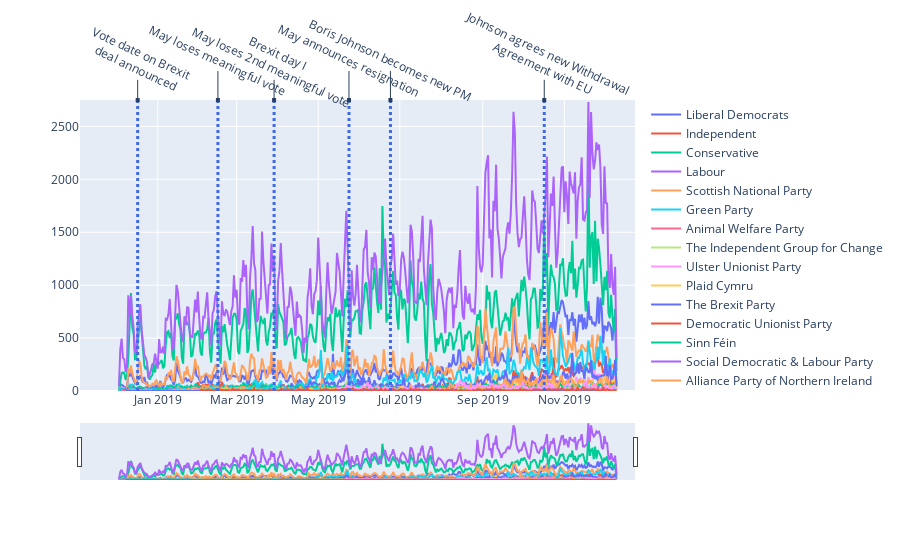

Source (notebook cell):
### Code cell
plot_party_sentiment("preprocessed/ppc_accounts_timeline_year_sentiment.csv",'D', 0, 2750)

### Figure 1 — Plotly figure (JSON) as saved in the notebook; plotly's stock layout.template omitted (floating-point values rounded to 4 significant figures; data arrays with more than 128 entries replaced by an {"elided": "..."} marker saying what was removed)
{"data": [{"name": "Liberal Democrats", "type": "scatter", "x": {"elided": "373 str values"}, "y": {"elided": "373 int values"}}, {"name": "Independent", "type": "scatter", "x": {"elided": "373 str values"}, "y": {"elided": "373 int values"}}, {"name": "Conservative", "type": "scatter", "x": {"elided": "373 str values"}, "y": {"elided": "373 int values"}}, {"name": "Labour", "type": "scatter", "x": {"elided": "373 str values"}, "y": {"elided": "373 int values"}}, {"name": "Scottish National Party", "type": "scatter", "x": {"elided": "373 str values"}, "y": {"elided": "373 int values"}}, {"name": "Green Party", "type": "scatter", "x": {"elided": "373 str values"}, "y": {"elided": "373 int values"}}, {"name": "Animal Welfare Party", "type": "scatter", "x": {"elided": "187 str values"}, "y": {"elided": "187 int values"}}, {"name": "The Independent Group for Change", "type": "scatter", "x": {"elided": "351 str values"}, "y": {"elided": "351 int values"}}, {"name": "Ulster Unionist Party", "type": "scatter", "x": {"elided": "365 str values"}, "y": {"elided": "365 int values"}}, {"name": "Plaid Cymru", "type": "scatter", "x": {"elided": "315 str values"}, "y": {"elided": "315 int values"}}, {"name": "The Brexit Party", "type": "scatter", "x": {"elided": "372 str values"}, "y": {"elided": "372 int values"}}, {"name": "Democratic Unionist Party", "type": "scatter", "x": {"elided": "365 str values"}, "y": {"elided": "365 int values"}}, {"name": "Sinn Féin", "type": "scatter", "x": {"elided": "366 str values"}, "y": {"elided": "366 int values"}}, {"name": "Social Democratic & Labour Party", "type": "scatter", "x": {"elided": "365 str values"}, "y": {"elided": "365 int values"}}, {"name": "Alliance Party of Northern Ireland", "type": "scatter", "x": {"elided": "364 str values"}, "y": {"elided": "364 int values"}}, {"name": "UK Independence Party", "type": "scatter", "x": {"elided": "366 str values"}, "y": {"elided": "366 int values"}}, {"name": "Birkenhead Social Justice Party", "type": "scatter", "x": {"elided": "211 str values"}, "y": {"elided": "211 int values"}}, {"name": "People Before Profit Alliance", "type": "scatter", "x": {"elided": "315 str values"}, "y": {"elided": "315 int values"}}, {"name": "English Democrats", "type": "scatter", "x": {"elided": "338 str values"}, "y": {"elided": "338 int values"}}, {"name": "Scottish Green Party", "type": "scatter", "x": {"elided": "271 str values"}, "y": {"elided": "271 int values"}}, {"name": "Speaker", "type": "scatter", "x": {"elided": "216 str values"}, "y": {"elided": "216 int values"}}, {"name": "Social Democratic Party", "type": "scatter", "x": {"elided": "311 str values"}, "y": {"elided": "311 int values"}}], "layout": {"annotations": [{"arrowhead": 7, "ax": 0, "ay": -40, "showarrow": true, "text": "Vote date on Brexit<br> deal announced", "textangle": 25, "x": "2018-12-17", "xref": "x", "y": 2750, "yref": "y"}, {"arrowhead": 7, "ax": 0, "ay": -40, "showarrow": true, "text": "May loses meaningful vote", "textangle": 25, "x": "2019-02-15", "xref": "x", "y": 2750, "yref": "y"}, {"arrowhead": 7, "ax": 0, "ay": -40, "showarrow": true, "text": "Brexit day I<br>May loses 2nd meaningful vote", "textangle": 25, "x": "2019-03-29", "xref": "x", "y": 2750, "yref": "y"}, {"arrowhead": 7, "ax": 0, "ay": -40, "showarrow": true, "text": "May announces resignation", "textangle": 25, "x": "2019-05-24", "xref": "x", "y": 2750, "yref": "y"}, {"arrowhead": 7, "ax": 0, "ay": -40, "showarrow": true, "text": "Boris Johnson becomes new PM", "textangle": 25, "x": "2019-06-24", "xref": "x", "y": 2750, "yref": "y"}, {"arrowhead": 7, "ax": 0, "ay": -40, "showarrow": true, "text": "Johnson agrees new Withdrawal<br> Agreement with EU", "textangle": 25, "x": "2019-10-17", "xref": "x", "y": 2750, "yref": "y"}], "shapes": [{"line": {"color": "RoyalBlue", "dash": "dot", "width": 3}, "type": "line", "x0": "2018-12-17", "x1": "2018-12-17", "y0": 0, "y1": 2750}, {"line": {"color": "RoyalBlue", "dash": "dot", "width": 3}, "type": "line", "x0": "2019-02-15", "x1": "2019-02-15", "y0": 0, "y1": 2750}, {"line": {"color": "RoyalBlue", "dash": "dot", "width": 3}, "type": "line", "x0": "2019-03-29", "x1": "2019-03-29", "y0": 0, "y1": 2750}, {"line": {"color": "RoyalBlue", "dash": "dot", "width": 3}, "type": "line", "x0": "2019-05-24", "x1": "2019-05-24", "y0": 0, "y1": 2750}, {"line": {"color": "RoyalBlue", "dash": "dot", "width": 3}, "type": "line", "x0": "2019-06-24", "x1": "2019-06-24", "y0": 0, "y1": 2750}, {"line": {"color": "RoyalBlue", "dash": "dot", "width": 3}, "type": "line", "x0": "2019-10-17", "x1": "2019-10-17", "y0": 0, "y1": 2750}], "xaxis": {"rangeslider": {"visible": true}}, "yaxis": {"range": [0, 2750]}}}
